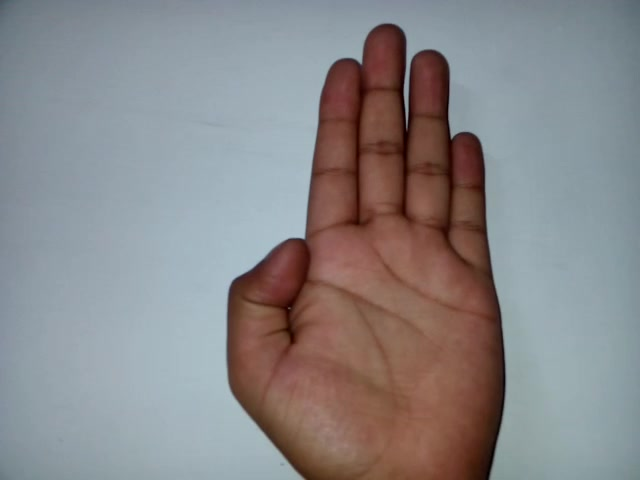
#> input picture SignLanguage/tests/b.jpg, 640 x 480 px, given in place of the camera
$ python predictionOfCamera.py   (older library calls are emulated)
#> lines starting #> are read from the running program, lines starting #| are printed output that depends on the picture; after the words box and inside, x2 and y2 are one past the last pixel; in counts of white or black regions, pixels touching at a corner belong together
#> in camera, frame is the input picture: shape (480, 640, 3); mean B, G, R 137.3, 135.6, 137.3
### SignLanguage/processingdata.py
import cv2 as cv
import numpy as np
import os
import utils


def preprocessing(image):
    value = (35, 35)
    #show(image)
    """
    hsv = cv.cvtColor(image, cv.COLOR_BGR2HSV)

    lower_bound = np.array([0, 40, 30], dtype="uint8")
    upper_bound = np.array([43, 255, 254], dtype="uint8")
    mask = cv.inRange(hsv, lower_bound, upper_bound)

    res = cv.bitwise_and(image, image, mask=mask)
    res = cv.cvtColor(res, cv.COLOR_HSV2RGB)
    """

    res = cv.cvtColor(image, cv.COLOR_BGR2GRAY)
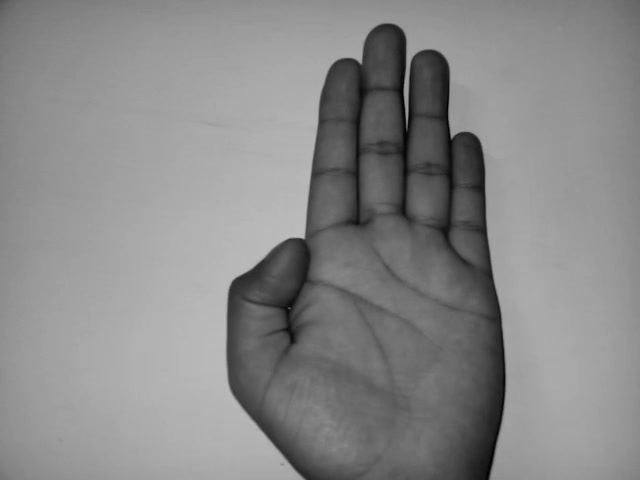
#> res: shape (480, 640); min 1, max 191, mean 136.3

    blurred = cv.GaussianBlur(res, value, 0)
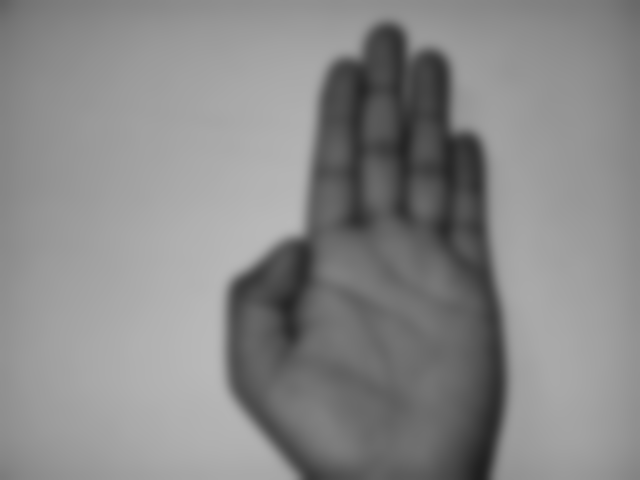
#> blurred: shape (480, 640); min 31, max 185, mean 136.3
    _, thresh1 = cv.threshold(blurred, 127, 255,
                              cv.THRESH_BINARY_INV + cv.THRESH_OTSU)
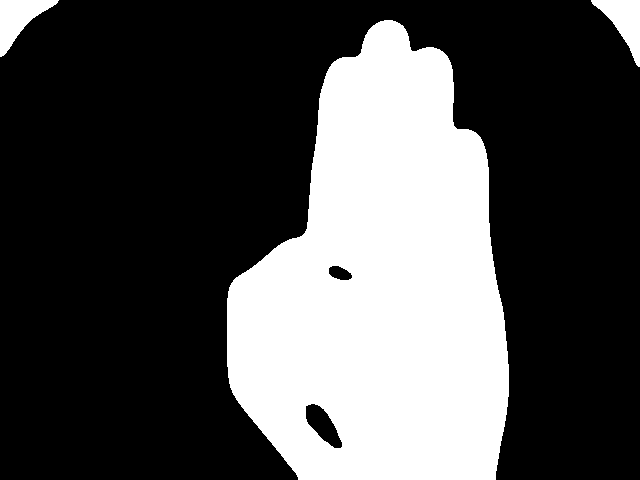
#> thresh1: shape (480, 640); 30.6% white; 3 white regions

    #show(thresh1)
    conimage, contours, hierarchy = cv.findContours(thresh1.copy(), cv.RETR_TREE, cv.CHAIN_APPROX_SIMPLE)
#> contours = 5 contours; box (x1, y1, x2, y2) and area: (227, 20, 509, 480) 91448, (0, 0, 59, 57) 1448, (591, 0, 640, 67) 1386, (305, 403, 343, 449) 878, (328, 265, 353, 281) 257
    maxArea = np.zeros(len(contours))
#> maxArea = [0, 0, 0, 0, 0]
    if len(contours) != 0:
        for c in range(len(contours)):
            maxArea[c] = cv.contourArea(contours[c])
#> this loop made 5 passes
#> after the loop, maxArea = [91447.5, 877.5, 257, 1386.5, 1447.5]

    index = maxArea.argmax()
#> index = 0
    hand = contours[index]
#> hand = contour of 334 points, box (x1, y1, x2, y2) (227, 20, 509, 480), area 91448
    x, y, w, h = cv.boundingRect(hand)
#> x = 227; y = 20; w = 282; h = 460
    image = cv.cvtColor(image, cv.COLOR_BGR2GRAY)

    img = image[y:y + h, x:x + w]
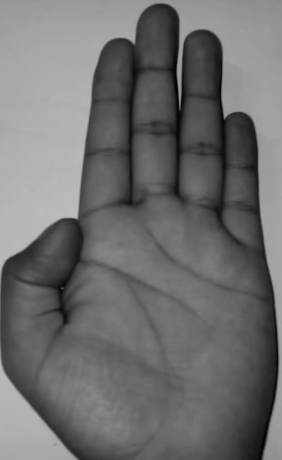
#> img: shape (460, 282); min 1, max 191, mean 110
    #show(img)
    return img

# [47 lines left out: functions extractColorHistogram, make_skin, loadData, not called in this run]

### SignLanguage/predictionOfCamera.py
import traceback

import cv2 as cv
import numpy as np
import utils
from processingdata import preprocessing

#still working on camera prediction

def camera():
    camera = cv.VideoCapture(0)

    while camera.isOpened():
        ret, frame = camera.read()

        if not ret:
            print("Failed to capture image")
            continue

        #frame = utils.resize(frame, 100, 100)
        cv.imshow("Camera", frame)

        print("hello")
        cropImg = preprocessing(frame)
        cv.imshow("cropImg", cropImg)

        cv.waitKey(200)
        #cv.destroyAllWindows()
    cv.destroyAllWindows()


def background():
    camera=cv.VideoCapture(0)
    back = cv.createBackgroundSubtractorMOG2()

    while camera.isOpened():
        ret,frame=camera.read()
        mask=back.apply(frame)
        if not ret:
            print("Hello")

        cv.imshow("Original",frame)
        cv.imshow("Mask",mask)
        cv.waitKey(20)
cv.destroyAllWindows()


if __name__ == "__main__":
    camera()
    #background()

$ run again, on SignLanguage/tests/c.jpg
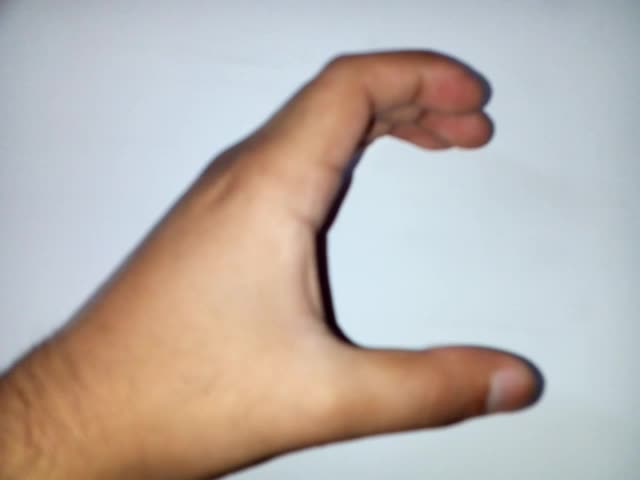
#> input picture SignLanguage/tests/c.jpg, 640 x 480 px, given in place of the camera
#> in camera, frame is the input picture: shape (480, 640, 3); mean B, G, R 172.4, 178, 187.1
#> in preprocessing, `_, thresh1 = cv.threshold(blurred, 127, 255, cv.THRESH_BINARY_INV + cv..`:
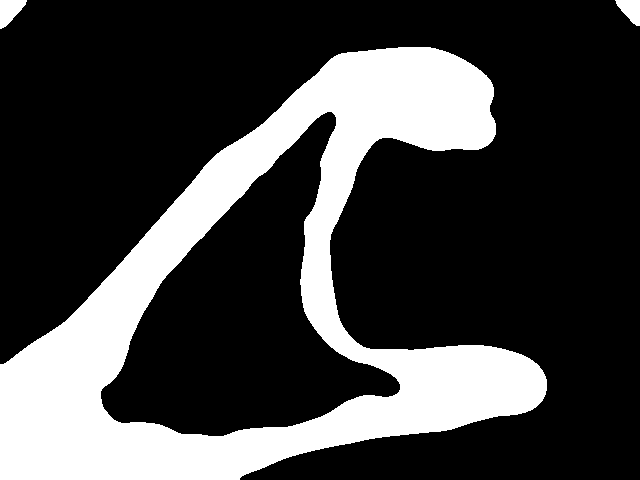
#> thresh1: shape (480, 640); 25.4% white; 3 white regions
#> contours = 4 contours; box (x1, y1, x2, y2) and area: (0, 47, 547, 480) 119325, (100, 111, 401, 437) 43568, (0, 0, 27, 29) 440, (615, 0, 640, 26) 373
#> in preprocessing, `maxArea = np.zeros(len(contours))`: maxArea = [0, 0, 0, 0]
#> the loop in preprocessing, `for c in range(len(contours)):` made 4 passes
#> after the loop in preprocessing, `for c in range(len(contours)):`: maxArea = [119325, 43568.5, 373, 439.5]
#> index = 0
#> hand = contour of 570 points, box (x1, y1, x2, y2) (0, 47, 547, 480), area 119325
#> x = 0; y = 47; w = 547; h = 433
#> in preprocessing, `img = image[y:y + h, x:x + w]`:
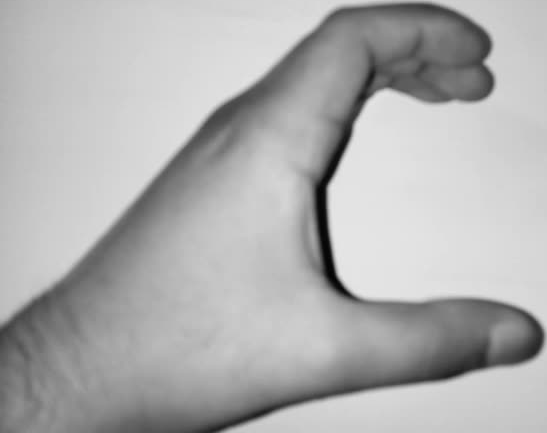
#> img: shape (433, 547); min 2, max 231, mean 175.7
